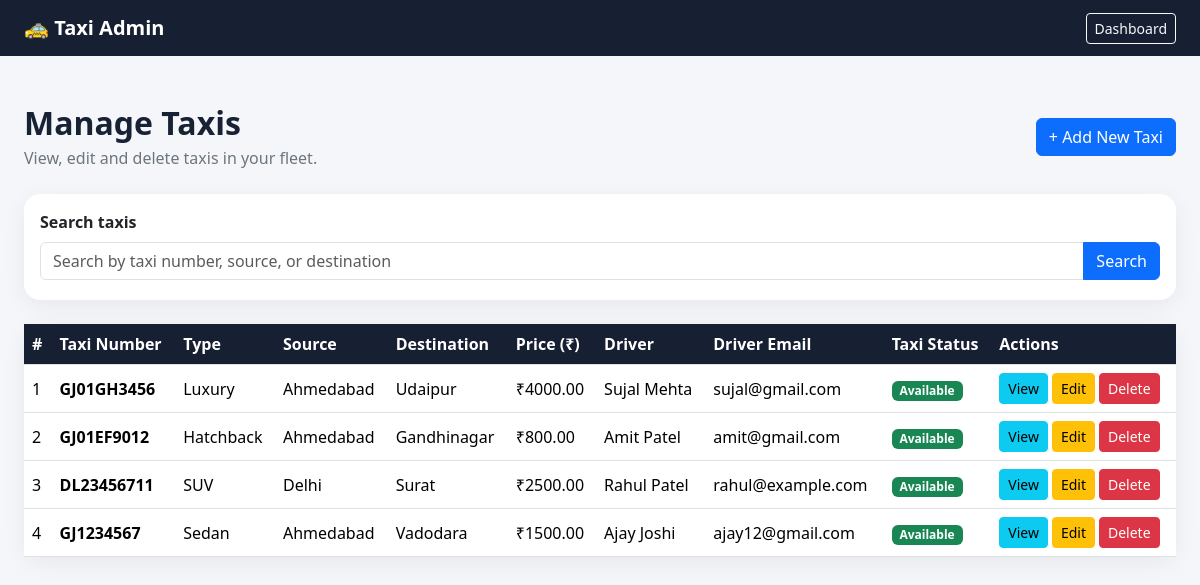
/taxis/ (signed in), run on the app's committed database.
### core/models.py (models this page shows, shortened)
class Taxi(models.Model):
    number = models.CharField(max_length=20, unique=True)
    type = models.CharField(max_length=50)
    source = models.CharField(max_length=100)
    destination = models.CharField(max_length=100)
    price = models.DecimalField(max_digits=10, decimal_places=2)
    availability = models.BooleanField(default=True)
    driver = models.ForeignKey(
        Driver,
        on_delete=models.CASCADE,
        related_name='taxis',
    )

class Driver(models.Model):
    name = models.CharField(max_length=100)
    email = models.EmailField(unique=True)
    license_number = models.CharField(
        max_length=50,
        unique=True
    )
    mobile = models.CharField(max_length=15)
    taxi_number = models.CharField(max_length=20, blank=True)
    password = models.CharField(max_length=128)

### core/views.py (the view)
@user_passes_test(
    lambda user: user.is_authenticated and user.is_staff,
    login_url='admin_login',
)
def admin_taxi_list(request):
    taxis = Taxi.objects.select_related('driver').order_by('-id')
    search_form = TaxiSearchForm(request.GET)
    search_form.is_valid()
    search_query = search_form.cleaned_data['q']
    if search_query:
        taxis = taxis.filter(
            Q(number__icontains=search_query)
            | Q(source__icontains=search_query)
            | Q(destination__icontains=search_query),
        )
    page_obj = Paginator(taxis, 10).get_page(request.GET.get('page'))
    return render(
        request,
        'core/admin_taxi_list.html',
        {
            'taxis': page_obj.object_list,
            'page_obj': page_obj,
            'search_form': search_form,
            'search_query': search_query,
        },
    )

### core/forms.py
class TaxiSearchForm(forms.Form):
    q = forms.CharField(
        label='Search taxis',
        required=False,
        strip=True,
        widget=forms.TextInput(attrs={
            'class': 'form-control',
            'placeholder': 'Search by taxi number, source, or destination',
            'aria-describedby': 'taxi-search-help',
        }),
    )

### core/templates/core/admin_taxi_list.html (shortened to what this page needs)
<!DOCTYPE html>
<html lang="en">
<head>
    <link href="https://cdn.jsdelivr.net/npm/bootstrap@5.3.3/dist/css/bootstrap.min.css"
          rel="stylesheet">
</head>
<body>
<nav class="navbar navbar-dark">
    <div class="container-fluid px-4">
        <a class="navbar-brand fw-bold"
           href="{% url 'admin_dashboard' %}">
            🚕 Taxi Admin
        </a>
        <a href="{% url 'admin_dashboard' %}"
           class="btn btn-outline-light btn-sm">
            Dashboard
        </a>
    </div>
</nav>
<main class="container-fluid px-3 px-lg-4 py-5">
    <div class="d-flex justify-content-between align-items-center
                flex-wrap gap-3 mb-4">
        <div>
            <h1 class="h2 fw-bold mb-1">Manage Taxis</h1>
            <p class="text-secondary mb-0">
                View, edit and delete taxis in your fleet.
            </p>
        </div>
        <a href="{% url 'admin_add_taxi' %}" class="btn btn-primary">
            + Add New Taxi
        </a>
    </div>
    <form method="get" class="card page-card mb-4" role="search">
        <div class="card-body">
            <label for="{{ search_form.q.id_for_label }}" class="form-label fw-semibold">
                {{ search_form.q.label }}
            </label>
            <div class="input-group">
                {{ search_form.q }}
                <button class="btn btn-primary" type="submit">Search</button>
            </div>
        </div>
    </form>
    <div class="card page-card">
        <div class="card-body p-0">
            <div class="table-responsive">
                <table class="table table-hover mb-0">
                    <thead>
                        <tr>
                            <th>#</th>
                            <th>Taxi Number</th>
                            <th>Type</th>
                            <th>Source</th>
                            <th>Destination</th>
                            <th>Price (₹)</th>
                            <th>Driver</th>
                            <th>Driver Email</th>
                            <th>Taxi Status</th>
                            <th>Actions</th>
                        </tr>
                    </thead>
                    <tbody>
                        {% for taxi in taxis %}
                        <tr>
                            <td>{{ forloop.counter }}</td>
                            <td class="fw-semibold">{{ taxi.number }}</td>
                            <td>{{ taxi.type }}</td>
                            <td>{{ taxi.source }}</td>
                            <td>{{ taxi.destination }}</td>
                            <td>₹{{ taxi.price|floatformat:2 }}</td>
                            <td>
                                {% if taxi.driver %}
                                    {{ taxi.driver.name }}
                                {% else %}
                                    Not assigned
                                {% endif %}
                            </td>
                            <td>
                                {% if taxi.driver %}
                                    {{ taxi.driver.email|default:"—" }}
                                {% else %}
                                    —
                                {% endif %}
                            </td>
                            <td>
                                {% if taxi.availability %}
                                    <span class="badge bg-success">
                                        Available
                                    </span>
                                {% else %}
                                    <span class="badge bg-secondary">
                                        Unavailable
                                    </span>
                                {% endif %}
                            </td>
                            <td>
                                <div class="d-flex gap-1">
                                    <a href="{% url 'admin_taxi_detail' taxi.id %}"
                                       class="btn btn-sm btn-info">
                                        View
                                    </a>
                                    <a href="{% url 'admin_taxi_edit' taxi.id %}"
                                       class="btn btn-sm btn-warning">
                                        Edit
                                    </a>
                                    <a href="{% url 'admin_taxi_delete' taxi.id %}"
                                       class="btn btn-sm btn-danger">
                                        Delete
                                    </a>
                                </div>
                            </td>
                        </tr>
                        {% endfor %}
                    </tbody>
                </table>
            </div>
        </div>
    </div>
</main>
</body>
</html>

### core/templates/core/admin_taxi_list.html (style rules this page uses)
body { background: #f4f6fa; color: #182235; }
.navbar { background: #172033; }
.page-card { border: 0; border-radius: 16px; box-shadow: 0 6px 24px rgba(0,0,0,.06); }
.table th { background: #172033; color: white; white-space: nowrap; }
.table td { vertical-align: middle; }

### data on the page
Taxi: number "GJ01GH3456", type "Luxury", source "Ahmedabad", destination "Udaipur", price "4000.00", driver.name "Sujal Mehta", driver.email "sujal@gmail.com", availability "Available"
Taxi: number "GJ01EF9012", type "Hatchback", source "Ahmedabad", destination "Gandhinagar", price "800.00", driver.name "Amit Patel", driver.email "amit@gmail.com", availability "Available"
Taxi: number "DL23456711", type "SUV", source "Delhi", destination "Surat", price "2500.00", driver.name "Rahul Patel", driver.email "rahul@example.com", availability "Available"
Taxi: number "GJ1234567", type "Sedan", source "Ahmedabad", destination "Vadodara", price "1500.00", driver.name "Ajay Joshi", driver.email "ajay12@gmail.com", availability "Available"

### other printed values
{{ search_form.q.label }} "Search taxis"
